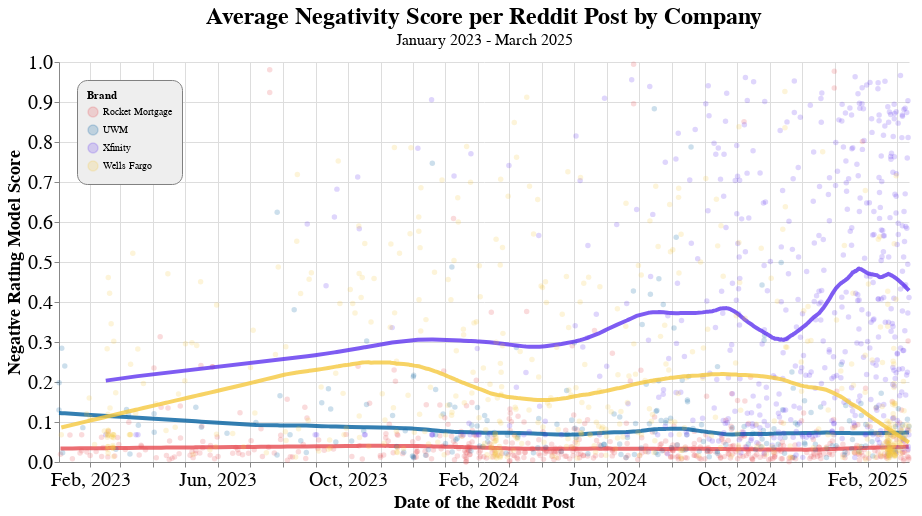

Here is the notebook cell this chart was saved with:
### Code cell
# Brand dictionary
brand_dictionary = {'Rocket Mortgage' : '#e74a51',
                    'UWM': '#025f9f',
                    'Redfin': '#c82020',
                    'Zillow': '#0639d8',
                    'Xfinity': '#5e34ef',
                    'Turbo Tax': '#d02a1d',
                    'Wells Fargo': '#f6c83f'}

all_brands = data_mpnet['search_query'].unique()
my_brands = ['Rocket Mortgage', 'UWM', 'Xfinity', 'Wells Fargo']


charts = create_trend_chart(my_brands, data_trend_chart, brand_dictionary)

alt.layer(*charts).configure_title(fontSize=24, subtitleFontSize = 16).configure_axis(
    labelFontSize=12,
    titleFontSize=15,
    grid=False
).configure_view(
    stroke=None
).configure_legend(
    strokeColor='gray',
    fillColor='#EEEEEE',
    padding=10,
    cornerRadius=10,
    orient='top-left'
).configure_axis(
    labelFontSize=20,
    titleFontSize=18
)

### Figure 1 — Vega-Lite specification as saved in the notebook (floating-point values rounded to 4 significant figures; data arrays with more than 128 entries replaced by an {"elided": "..."} marker saying what was removed)
{"config": {"view": {"continuousWidth": 300, "continuousHeight": 300, "stroke": null}, "axis": {"labelFontSize": 20, "titleFontSize": 18}, "legend": {"cornerRadius": 10, "fillColor": "#EEEEEE", "orient": "top-left", "padding": 10, "strokeColor": "gray"}, "title": {"fontSize": 24, "subtitleFontSize": 16}}, "layer": [{"layer": [{"mark": {"type": "circle", "opacity": 0.2}, "encoding": {"color": {"field": "search_query", "legend": {"title": "Brand"}, "scale": {"domain": ["Rocket Mortgage", "UWM", "Xfinity", "Wells Fargo"], "range": ["#e74a51", "#025f9f", "#5e34ef", "#f6c83f"]}, "type": "nominal"}, "x": {"axis": {"format": "%b, %Y"}, "field": "created_at", "title": "Date of the Reddit Post", "type": "temporal"}, "y": {"field": "value", "title": "Negative Rating Model Score", "type": "quantitative"}}, "title": {"text": "Average Negativity Score per Reddit Post by Company", "subtitle": "January 2023 - March 2025"}}, {"mark": {"type": "line", "opacity": 0.8, "size": 4}, "encoding": {"color": {"field": "search_query", "legend": {"title": "Brand"}, "scale": {"domain": ["Rocket Mortgage", "UWM", "Xfinity", "Wells Fargo"], "range": ["#e74a51", "#025f9f", "#5e34ef", "#f6c83f"]}, "type": "nominal"}, "x": {"axis": {"format": "%b, %Y"}, "field": "created_at", "title": "Date of the Reddit Post", "type": "temporal"}, "y": {"field": "value", "title": "Negative Rating Model Score", "type": "quantitative"}}, "title": {"text": "Average Negativity Score per Reddit Post by Company", "subtitle": "January 2023 - March 2025"}, "transform": [{"loess": "value", "on": "created_at", "groupby": ["search_query"]}]}], "data": {"name": "data-fca5010732474a7652dc72d27c930dce"}}, {"layer": [{"mark": {"type": "circle", "opacity": 0.2}, "encoding": {"color": {"field": "search_query", "legend": {"title": "Brand"}, "scale": {"domain": ["Rocket Mortgage", "UWM", "Xfinity", "Wells Fargo"], "range": ["#e74a51", "#025f9f", "#5e34ef", "#f6c83f"]}, "type": "nominal"}, "x": {"axis": {"format": "%b, %Y"}, "field": "created_at", "title": "Date of the Reddit Post", "type": "temporal"}, "y": {"field": "value", "title": "Negative Rating Model Score", "type": "quantitative"}}, "title": {"text": "Average Negativity Score per Reddit Post by Company", "subtitle": "January 2023 - March 2025"}}, {"mark": {"type": "line", "opacity": 0.8, "size": 4}, "encoding": {"color": {"field": "search_query", "legend": {"title": "Brand"}, "scale": {"domain": ["Rocket Mortgage", "UWM", "Xfinity", "Wells Fargo"], "range": ["#e74a51", "#025f9f", "#5e34ef", "#f6c83f"]}, "type": "nominal"}, "x": {"axis": {"format": "%b, %Y"}, "field": "created_at", "title": "Date of the Reddit Post", "type": "temporal"}, "y": {"field": "value", "title": "Negative Rating Model Score", "type": "quantitative"}}, "title": {"text": "Average Negativity Score per Reddit Post by Company", "subtitle": "January 2023 - March 2025"}, "transform": [{"loess": "value", "on": "created_at", "groupby": ["search_query"]}]}], "data": {"name": "data-ab6ff21c928e027a452c28a2ed4b57b8"}}, {"layer": [{"mark": {"type": "circle", "opacity": 0.2}, "encoding": {"color": {"field": "search_query", "legend": {"title": "Brand"}, "scale": {"domain": ["Rocket Mortgage", "UWM", "Xfinity", "Wells Fargo"], "range": ["#e74a51", "#025f9f", "#5e34ef", "#f6c83f"]}, "type": "nominal"}, "x": {"axis": {"format": "%b, %Y"}, "field": "created_at", "title": "Date of the Reddit Post", "type": "temporal"}, "y": {"field": "value", "title": "Negative Rating Model Score", "type": "quantitative"}}, "title": {"text": "Average Negativity Score per Reddit Post by Company", "subtitle": "January 2023 - March 2025"}}, {"mark": {"type": "line", "opacity": 0.8, "size": 4}, "encoding": {"color": {"field": "search_query", "legend": {"title": "Brand"}, "scale": {"domain": ["Rocket Mortgage", "UWM", "Xfinity", "Wells Fargo"], "range": ["#e74a51", "#025f9f", "#5e34ef", "#f6c83f"]}, "type": "nominal"}, "x": {"axis": {"format": "%b, %Y"}, "field": "created_at", "title": "Date of the Reddit Post", "type": "temporal"}, "y": {"field": "value", "title": "Negative Rating Model Score", "type": "quantitative"}}, "title": {"text": "Average Negativity Score per Reddit Post by Company", "subtitle": "January 2023 - March 2025"}, "transform": [{"loess": "value", "on": "created_at", "groupby": ["search_query"]}]}], "data": {"name": "data-f2cbcb9852c1ee1526c650104100ab4d"}}, {"layer": [{"mark": {"type": "circle", "opacity": 0.2}, "encoding": {"color": {"field": "search_query", "legend": {"title": "Brand"}, "scale": {"domain": ["Rocket Mortgage", "UWM", "Xfinity", "Wells Fargo"], "range": ["#e74a51", "#025f9f", "#5e34ef", "#f6c83f"]}, "type": "nominal"}, "x": {"axis": {"format": "%b, %Y"}, "field": "created_at", "title": "Date of the Reddit Post", "type": "temporal"}, "y": {"field": "value", "title": "Negative Rating Model Score", "type": "quantitative"}}, "title": {"text": "Average Negativity Score per Reddit Post by Company", "subtitle": "January 2023 - March 2025"}}, {"mark": {"type": "line", "opacity": 0.8, "size": 4}, "encoding": {"color": {"field": "search_query", "legend": {"title": "Brand"}, "scale": {"domain": ["Rocket Mortgage", "UWM", "Xfinity", "Wells Fargo"], "range": ["#e74a51", "#025f9f", "#5e34ef", "#f6c83f"]}, "type": "nominal"}, "x": {"axis": {"format": "%b, %Y"}, "field": "created_at", "title": "Date of the Reddit Post", "type": "temporal"}, "y": {"field": "value", "title": "Negative Rating Model Score", "type": "quantitative"}}, "title": {"text": "Average Negativity Score per Reddit Post by Company", "subtitle": "January 2023 - March 2025"}, "transform": [{"loess": "value", "on": "created_at", "groupby": ["search_query"]}]}], "data": {"name": "data-3f14d020013d70adbeb20be10405c06e"}}], "height": 400, "width": 850, "$schema": "https://vega.github.io/schema/vega-lite/v5.16.3.json", "datasets": {"data-fca5010732474a7652dc72d27c930dce": {"elided": "954 records"}, "data-ab6ff21c928e027a452c28a2ed4b57b8": {"elided": "402 records"}, "data-f2cbcb9852c1ee1526c650104100ab4d": {"elided": "996 records"}, "data-3f14d020013d70adbeb20be10405c06e": {"elided": "1070 records"}}}
